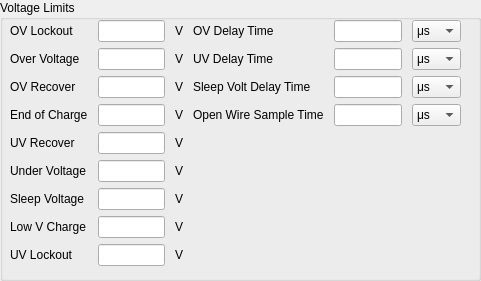
    <widget class="QGroupBox" name="groupBox">
     <property name="geometry">
      <rect>
       <x>10</x>
       <y>20</y>
       <width>481</width>
       <height>281</height>
      </rect>
     </property>
     <property name="title">
      <string>Voltage Limits</string>
     </property>
     <widget class="QWidget" name="gridLayoutWidget">
      <property name="geometry">
       <rect>
        <x>10</x>
        <y>20</y>
        <width>451</width>
        <height>248</height>
       </rect>
      </property>
      <layout class="QGridLayout" name="gridLayout">
       <property name="horizontalSpacing">
        <number>10</number>
       </property>
       <item row="7" column="1">
        <widget class="QLineEdit" name="LowVoltageChargeLineEdit"/>
       </item>
       <item row="2" column="4">
        <widget class="QLabel" name="label_37">
         <property name="text">
          <string>Sleep Volt Delay Time</string>
         </property>
        </widget>
       </item>
       <item row="6" column="2">
        <widget class="QLabel" name="label_34">
         <property name="text">
          <string>V</string>
         </property>
        </widget>
       </item>
       <item row="3" column="5">
        <widget class="QLineEdit" name="openWireTimingLineEdit"/>
       </item>
       <item row="0" column="2">
        <widget class="QLabel" name="label_3">
         <property name="text">
          <string>V</string>
         </property>
        </widget>
       </item>
       <item row="3" column="4">
        <widget class="QLabel" name="label_38">
         <property name="text">
          <string>Open Wire Sample Time</string>
         </property>
        </widget>
       </item>
       <item row="2" column="6">
        <widget class="QComboBox" name="sleepDelayUnitCombo">
         <item>
          <property name="text">
           <string>μs</string>
          </property>
         </item>
         <item>
          <property name="text">
           <string>ms</string>
          </property>
         </item>
         <item>
          <property name="text">
           <string>s</string>
          </property>
         </item>
         <item>
          <property name="text">
           <string>min</string>
          </property>
         </item>
        </widget>
       </item>
       <item row="4" column="0">
        <widget class="QLabel" name="label_13">
         <property name="text">
          <string>UV Recover</string>
         </property>
        </widget>
       </item>
       <item row="0" column="0">
        <widget class="QLabel" name="label_1">
         <property name="text">
          <string>OV Lockout</string>
         </property>
        </widget>
       </item>
       <item row="4" column="2">
        <widget class="QLabel" name="label_18">
         <property name="text">
          <string>V</string>
         </property>
        </widget>
       </item>
       <item row="2" column="1">
        <widget class="QLineEdit" name="ovRecoverLineEdit"/>
       </item>
       <item row="2" column="2">
        <widget class="QLabel" name="label_7">
         <property name="text">
          <string>V</string>
         </property>
        </widget>
       </item>
       <item row="0" column="4">
        <widget class="QLabel" name="label_11">
         <property name="text">
          <string>OV Delay Time</string>
         </property>
        </widget>
       </item>
       <item row="0" column="5">
        <widget class="QLineEdit" name="ovDelayTimeoutLineEdit"/>
       </item>
       <item row="8" column="2">
        <widget class="QLabel" name="label_33">
         <property name="text">
          <string>V</string>
         </property>
        </widget>
       </item>
       <item row="0" column="1">
        <widget class="QLineEdit" name="ovLockoutLineEdit"/>
       </item>
       <item row="8" column="1">
        <widget class="QLineEdit" name="uvLockoutLineEdit"/>
       </item>
       <item row="5" column="0">
        <widget class="QLabel" name="label_15">
         <property name="text">
          <string>Under Voltage</string>
         </property>
        </widget>
       </item>
       <item row="8" column="0">
        <widget class="QLabel" name="label_17">
         <property name="text">
          <string>UV Lockout</string>
         </property>
        </widget>
       </item>
       <item row="5" column="2">
        <widget class="QLabel" name="label_12">
         <property name="text">
          <string>V</string>
         </property>
        </widget>
       </item>
       <item row="6" column="0">
        <widget class="QLabel" name="label_14">
         <property name="text">
          <string>Sleep Voltage</string>
         </property>
        </widget>
       </item>
       <item row="0" column="3">
        <spacer name="horizontalSpacer">
         <property name="orientation">
          <enum>Qt::Horizontal</enum>
         </property>
         <property name="sizeHint" stdset="0">
          <size>
           <width>40</width>
           <height>20</height>
          </size>
         </property>
        </spacer>
       </item>
       <item row="3" column="1">
        <widget class="QLineEdit" name="eocVoltageLineEdit"/>
       </item>
       <item row="1" column="0">
        <widget class="QLabel" name="label_6">
         <property name="text">
          <string>Over Voltage</string>
         </property>
        </widget>
       </item>
       <item row="1" column="2">
        <widget class="QLabel" name="label_5">
         <property name="text">
          <string>V</string>
         </property>
        </widget>
       </item>
       <item row="2" column="5">
        <widget class="QLineEdit" name="sleepDelayLineEdit"/>
       </item>
       <item row="6" column="1">
        <widget class="QLineEdit" name="sleepVoltageLineEdit"/>
       </item>
       <item row="0" column="6">
        <widget class="QComboBox" name="ovDelayTimeoutCombo">
         <item>
          <property name="text">
           <string>μs</string>
          </property>
         </item>
         <item>
          <property name="text">
           <string>ms</string>
          </property>
         </item>
         <item>
          <property name="text">
           <string>s</string>
          </property>
         </item>
         <item>
          <property name="text">
           <string>min</string>
          </property>
         </item>
        </widget>
       </item>
       <item row="3" column="0">
        <widget class="QLabel" name="label_10">
         <property name="text">
          <string>End of Charge</string>
         </property>
        </widget>
       </item>
       <item row="1" column="6">
        <widget class="QComboBox" name="uvDelayTimeoutCombo">
         <item>
          <property name="text">
           <string>μs</string>
          </property>
         </item>
         <item>
          <property name="text">
           <string>ms</string>
          </property>
         </item>
         <item>
          <property name="text">
           <string>s</string>
          </property>
         </item>
         <item>
          <property name="text">
           <string>min</string>
          </property>
         </item>
        </widget>
       </item>
       <item row="1" column="4">
        <widget class="QLabel" name="label_36">
         <property name="text">
          <string>UV Delay Time</string>
         </property>
        </widget>
       </item>
       <item row="1" column="1">
        <widget class="QLineEdit" name="ovLineEdit"/>
       </item>
       <item row="1" column="5">
        <widget class="QLineEdit" name="uvDelayTimeoutLineEdit"/>
       </item>
       <item row="7" column="0">
        <widget class="QLabel" name="label_16">
         <property name="text">
          <string>Low V Charge</string>
         </property>
        </widget>
       </item>
       <item row="7" column="2">
        <widget class="QLabel" name="label_35">
         <property name="text">
          <string>V</string>
         </property>
        </widget>
       </item>
       <item row="3" column="2">
        <widget class="QLabel" name="label_9">
         <property name="text">
          <string>V</string>
         </property>
        </widget>
       </item>
       <item row="5" column="1">
        <widget class="QLineEdit" name="underVoltageLineEdit"/>
       </item>
       <item row="4" column="1">
        <widget class="QLineEdit" name="uvRecoverLineEdit"/>
       </item>
       <item row="2" column="0">
        <widget class="QLabel" name="label_8">
         <property name="text">
          <string>OV Recover</string>
         </property>
        </widget>
       </item>
       <item row="3" column="6">
        <widget class="QComboBox" name="openWireTimingCombo">
         <item>
          <property name="text">
           <string>μs</string>
          </property>
         </item>
         <item>
          <property name="text">
           <string>ms</string>
          </property>
         </item>
        </widget>
       </item>
      </layout>
     </widget>
    </widget>
